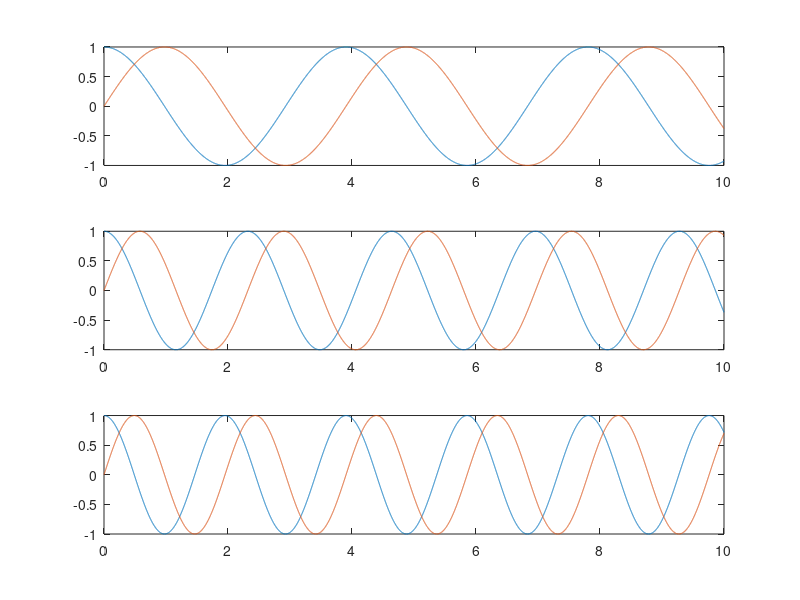

The MATLAB script that drew this image:
p = [0 :0.001: 10];
k = [5 15 25]; 

z1 = k(1).^(i*p);
z2 = k(2).^(i*p);
z3 = k(3).^(i*p);

subplot( 3 , 1 , 1)
plot (p,real(z1),"-",p,imag(z1),"-")
%plot (real(z1),imag(z1))

subplot(3,1,2)
plot (p,real(z2),"-",p,imag(z2),"-")
%plot (real(z2),imag(z2))

subplot(3,1,3)
plot (p,real(z3),"-",p,imag(z3),"-")
%plot (real(z3),imag(z3))